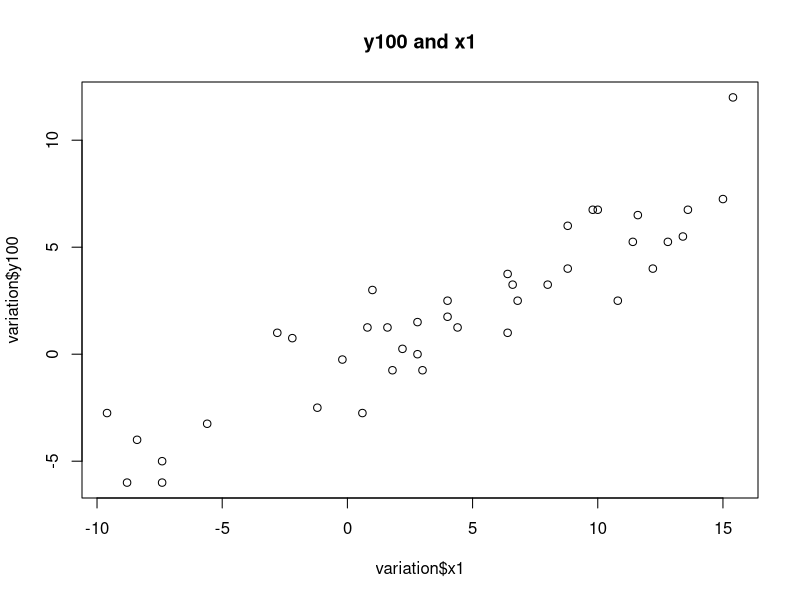
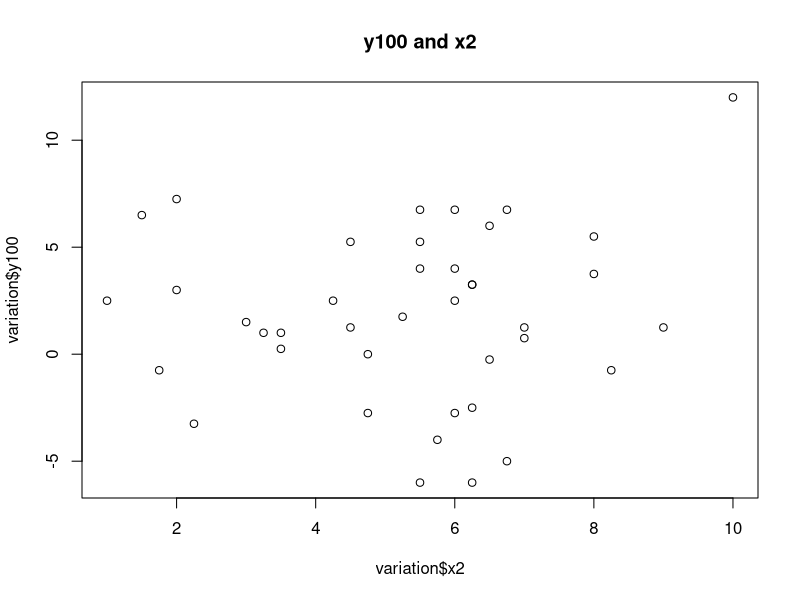
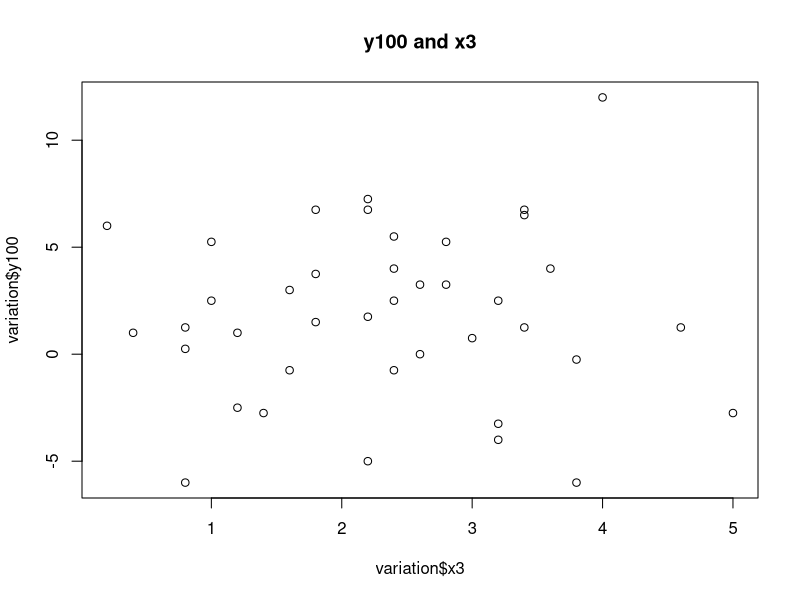
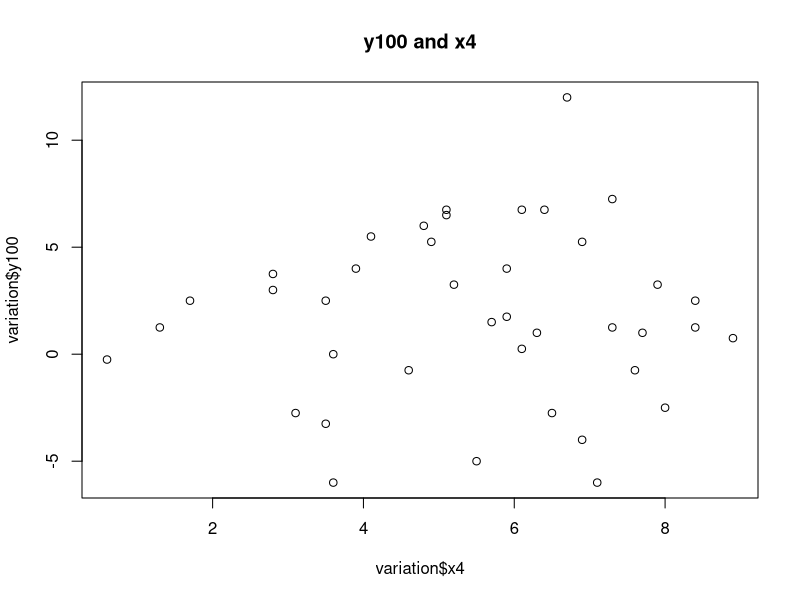

The R source for these figures, in order:
# Cleaning up the Workspace
rm(list = ls())
dev.off()
cat("\014")

# Pulling In Data from the Assembly CSV
variation <- read.csv("Assembly_Test.csv", header=T)

main_model = lm(variation$y100 ~ variation$x16+variation$x17+variation$x19+
                variation$x20+variation$x21+variation$x22+variation$x23)

summary(main_model)

library(stats)

# Sigma is useful for extracting the RSD from the lm() summary. It is incorrectly identified in the summary as Residual
# Standard Error, but this value is correct for an RSD value

sigma(main_model, use.fallback = TRUE)

# RSD of over 4, with 5 as our baseline SD, so we do not have that much reduction of variation
# RSD basically tells us we have the wrong inputs here, so we can move on to testing x1 - x15 (components)

# Pulling in Data from the Components instead
variation <- read.csv("Components_Test.csv", header=T)

main_model = lm(variation$y100 ~ variation$x1+variation$x2+variation$x3+variation$x4+variation$x5+
                  variation$x6+variation$x7+variation$x8+variation$x9+variation$x10+
                  variation$x11+variation$x12+variation$x13+variation$x14+variation$x15)

summary(main_model)

# Now we see an RSD of 1.764, we have the dom cause of variation here 

# We can do some dumb manual search strategy now 

# Run a second main_model 

main_model = lm(variation$y100 ~ variation$x1+variation$x2+variation$x3+variation$x4+variation$x5+
                  variation$x6+variation$x7+variation$x8)

summary(main_model)

# We found it in 1-8

main_model = lm(variation$y100 ~ variation$x1+variation$x2+variation$x3+variation$x4)

summary(main_model)

# it's in 1-4. Let's just stop here and make some graphs in order to see what's up

# Plotting x1 against y100
plot(variation$y100~variation$x1, main = "y100 and x1",
     col = "black")

# Plotting x2 against y100
plot(variation$y100~variation$x2, main = "y100 and x2",
     col = "black")

# Plotting x3 against y100
plot(variation$y100~variation$x3, main = "y100 and x3",
     col = "black")

# Plotting x4 against y100
plot(variation$y100~variation$x4, main = "y100 and x4",
     col = "black")

#From the plots its clear that x1 is the dominant cause of variation

x1_model = lm(variation$y100 ~ variation$x1)
summary(x1_model)


